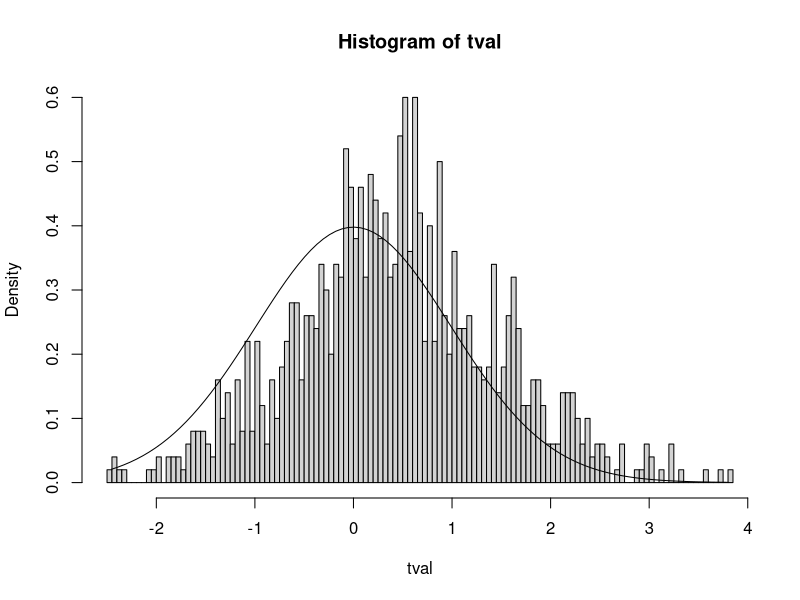

Reproduce this figure in R.
# Test de moyenne - T test simulation (Monte Carlo)
# Objectif: Estimation de puissance 
# dans le cas: 2 échantillons appariés

# Clear environment
rm(list=ls())

#-----------------------------------------------------------------------
# Paramètres de la simulation
#-----------------------------------------------------------------------

# Taille des échantillons pilotes
npilote = 40


# Taille des tirages pour Monte-Carlo.
n = 50
# Number of runs for MC
runs = 1000


# Difference between the means
# no difference to test the alpha level (type I errors)
meand = 0 
# non null to test how often the existing effect is found (power)
#meand = 0.04

# Standard deviation of samples
s1 = 0.1
s2 = 0.05

# correlation factor
cf = 0.8

# Erreur de 1ère espèce
alpha = 0.05


#---------------------------------------------------
#                     pilote 
#---------------------------------------------------



pilote_ttest_paired<-function(npilote, meand, s1, s2, cf)
{
  # On simule 2 échantillons "réels"
  # tels que: leur différence de moyenne est meand,
  # les standard error des echantillons sont s1 et s2,
  # et le facteur de corrélation est cf.
  congruent = rnorm(npilote,mean = 0,sd = s1)
  # Dans le cas apparié, on suppose que Y = a + bX + eps,
  # où eps est une normale centrée. On a donc:
  a = meand
  # puis var(Y) = b²var(X) + var(eps), et
  # cf = b/(s1s2)
  b = cf*(s1*s2)
  sd_eps = sqrt(s2^2-b^2*s1^2)  
  eps = rnorm(npilote,mean = 0,sd = sd_eps)
  incongruent = a + b*congruent + eps
  # On estime les paramètres du pilote
  mean1 = mean(congruent)
  mean2 = mean(incongruent)
  ecart_type_congruent = sd(congruent)
  ecart_type_incongruent = sd(incongruent)
  cf_estime = cov(congruent,incongruent)/(sd(congruent)*sd(incongruent))
  # On retourne l'approximation de l'étude pilote
  return (c(mean1, mean2, ecart_type_congruent, ecart_type_incongruent, cf_estime))
}





#---------------------------------------------------
# t-test simulations (Monte-Carlo)
#---------------------------------------------------

ttest_normal<-function(runs, n, pilote, alpha){
  
  # On récupère les paramètres du pilote
  mean1 = pilote[1]
  mean2 = pilote[2]
  s1 = pilote[3]
  s2 = pilote[4]
  cf = pilote[4]
  
  # Independent variable (predictor)
  x = c(
    rep(1,n)	# group 
  )
  x = factor(x)
  
  # Perform runs (with stochastic sampling)
  tval = numeric(runs) # to store resulting t statistics
  tval_hand = numeric(runs) # to store resulting t statistics (computed by hand)
  pval = numeric(runs) # to store resulting p-values
  
  sz = sqrt(s1^2+s2^2-(2*cf*s1*s2))
  
  for (r in 1:runs) {
    # Generate random independent samples with normal distributions
    # for the dependent variable (predicted)
    y = c(
      rnorm(n,mean=mean2-mean1,sd=sz)
    )
    
    # Run model : on stocke les t-statistics et p-values
    # du modèle généré par R.
    model = t.test(y)
    tval[r] = model$statistic
    pval[r] = model$p.value
    
    # Hand-made equivalent to compute the t statistic
    # (will produce the same value as model$statistic)
    # DV for group
    y1 = y[x==1]
    # Pooled standard deviation
    s12 = sd(y1)
    tval_hand[r] = mean(y1)/(s12/sqrt(n))
  }
  
  # Display the resulting statistics
  res = data.frame(
    t_statistic=tval,
    t_statistic_hand=tval_hand,
    p_value=pval
  )
  head(res,10)
  
  # Histograms for the observed t statistic on independent samples
  hist(tval,freq=FALSE,breaks=100)
  # Curve for the theoretical distribution for independent samples
  # (if mean = 0)
  s_range = seq(min(tval),max(tval),length.out=100)
  lines(s_range,dt(s_range,n+n-2))
  # if the histogram and curve match,
  # this means we cannot differentiate the results at chance level)
  
  # Directly exploit the pvalues generated by the model
  # to get the power of type I error rate (depending on meand value)
  # p5_model devrait tendre vers 0.05 si meand = 0
  # p5_model nous donne la puissance du test si meand != 0
  nb = sum(pval<alpha)
  # --> signifie que si meand = 0, on conclue à tort un effet à un ratio p5_model
  # si meand != 0, on affirme à raison un effet à un ratio p5_model
  p5_model = nb/runs
  
  # Compute the ratio of type I errors (should be <0.5)
  # equivalent to what precedes (to help you understand the computations)
  # (using the t statistic table/function)
  # p5_hand devrait etre égal à p5_model
  thr_low = qt(alpha/2,n+n-2,lower.tail=T)
  thr_upp = qt(alpha/2,n+n-2,lower.tail=F)
  nb = sum(tval<thr_low | tval>thr_upp)
  p5_hand = nb/runs
  
  # On calcule la puissance théorique (analytique) du t-test avec le package power:
  # NB: Dans le cas n1 = n2 = n, on devrait avoir p5_package = p5_model = p5_hand.
  p5_package = power.t.test(n=n, d = (mean2-mean1)/sz, sig.level = alpha, type = "paired", alternative = "two.sided")$power
  
  # Add these results to the global table
  results = data.frame(
    n=n,
    mean_diff=mean2-mean1,
    s1=s1,
    s2 = s2,
    runs=runs,
    p5_model=p5_model,
    p5_hand=p5_hand,
    p5_package=p5_package 
  )
  results
}
pilote = pilote_ttest_paired(npilote, meand, s1, s2, cf)
ttest_normal(runs, n, pilote, alpha)
# If meand=0, we expect the proportion of p-values<0.05 to be roughly at 0.05 (type I error rate)
# If meand!=0, we expect the proportion of p-values<0.05 to be the highest possible (power)

